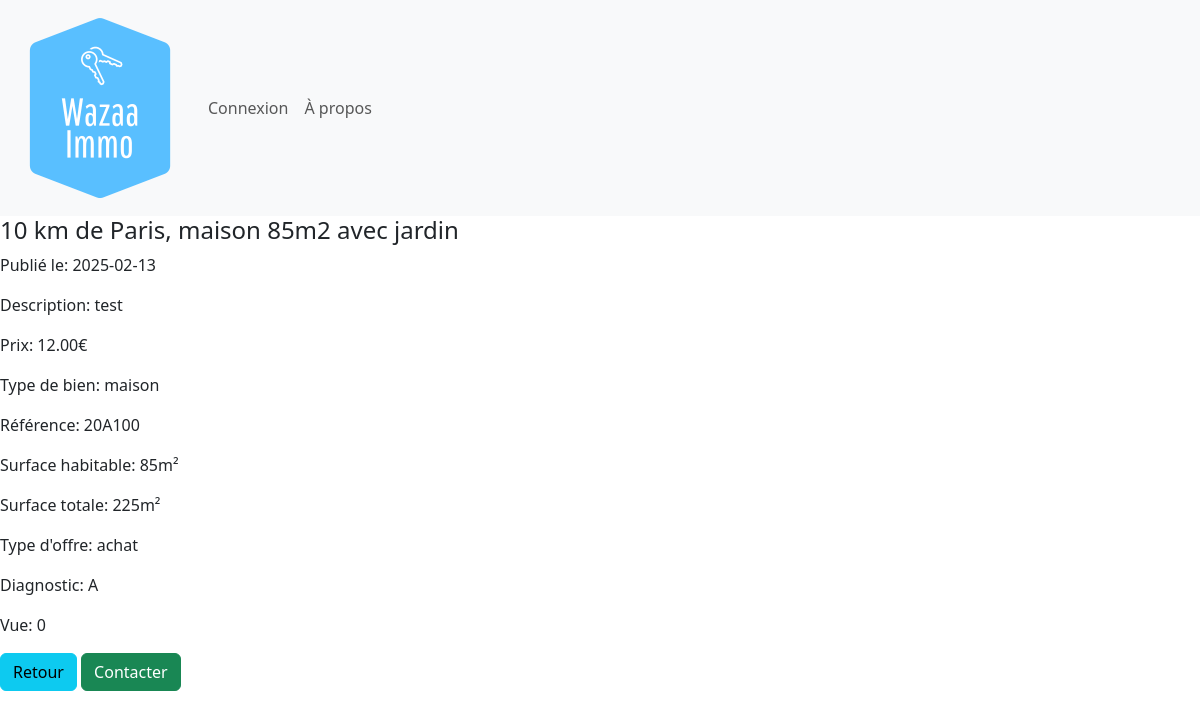
Page /annonce.php?info=5 on the committed database.
### tables this page shows
CREATE TABLE IF NOT EXISTS `waz_annonces` (
  `an_id` int(11) NOT NULL AUTO_INCREMENT,
  `an_pieces` int(11) DEFAULT NULL,
  `an_titre` varchar(200) NOT NULL,
  `an_ref` varchar(10) NOT NULL,
  `an_description` text NOT NULL,
  `an_local` varchar(100) DEFAULT NULL,
  `an_surf_hab` int(11) DEFAULT NULL,
  `an_surf_tot` int(11) NOT NULL,
  `an_prix` varchar(13) DEFAULT NULL,
  `an_diagnostic` varchar(1) NOT NULL,
  `an_d_ajout` date NOT NULL,
  `an_d_modif` datetime DEFAULT NULL,
  `an_statut` tinyint(1) NOT NULL,
  `an_vues` int(11) NOT NULL,
  `tb_id` int(11) NOT NULL,
  `u_id` int(11) NOT NULL,
  `to_id` int(11) NOT NULL,
  PRIMARY KEY (`an_id`),
  KEY `tb_id` (`tb_id`),
  KEY `u_id` (`u_id`),
  KEY `to_id` (`to_id`)
);

CREATE TABLE IF NOT EXISTS `waz_type_bien` (
  `tb_id` int(11) NOT NULL AUTO_INCREMENT,
  `tb_libelle` varchar(50) NOT NULL,
  PRIMARY KEY (`tb_id`)
);

CREATE TABLE IF NOT EXISTS `waz_type_offre` (
  `to_id` int(11) NOT NULL AUTO_INCREMENT,
  `to_libelle` varchar(50) NOT NULL,
  PRIMARY KEY (`to_id`)
);

### annonce.php (the view, shortened to what this page needs)
<?php
include("header.php");
$id = isset($_GET['info']) ? $_GET['info'] : '';
$sql = "SELECT * FROM waz_annonces a JOIN waz_type_bien tb ON a.tb_id = tb.tb_id
JOIN waz_type_offre o ON a.to_id = o.to_id
WHERE an_id = '$id'";
$annonce = $pdo->query($sql)->fetchAll(PDO::FETCH_ASSOC);
?>
<?php if(count($annonce) > 0):?>
<?php foreach ($annonce as $annonceValue): ?>
    <h4><?= htmlentities($annonceValue['an_titre']) ?></h4>
        <p>Publié le: <?= htmlentities($annonceValue['an_d_ajout']) ?></p>
        <p>Description: <?= htmlentities($annonceValue['an_description']) ?>
    <p>Prix: <?= htmlentities($annonceValue['an_prix']) ?>€</p>
    <p>Type de bien: <?= htmlentities($annonceValue['tb_libelle']) ?></p>
    <p>Référence: <?= htmlentities($annonceValue['an_ref']) ?></p>
    <p>Surface habitable: <?= htmlentities($annonceValue['an_surf_hab']) ?>m²</p>
    <p>Surface totale: <?= htmlentities($annonceValue['an_surf_tot']) ?>m²</p>
    <p>Type d'offre: <?= htmlentities($annonceValue['to_libelle']) ?></p>
    <p>Diagnostic: <?= htmlentities($annonceValue['an_diagnostic']) ?></p>
    <p>Vue: <?= htmlentities($annonceValue['an_vues']) ?></p>
    <a href="index.php" class="btn btn-info">Retour</a>
    <a href="contact.php" class="btn btn-success">Contacter</a>
<?php endforeach; ?>
<?php else:?>
    <p>Annonce introuvable</p>
<?php endif;?>
<?php
    include("footer.php");
?>

### rows in the picture
waz_annonces: an_titre "10 km de Paris, maison 85m2 avec jardin", an_d_ajout "2025-02-13", an_description "test", an_prix "12.00", tb.tb_libelle "maison", an_ref "20A100", an_surf_hab "85", an_surf_tot "225", to.to_libelle "achat", an_diagnostic "A", an_vues "0"
